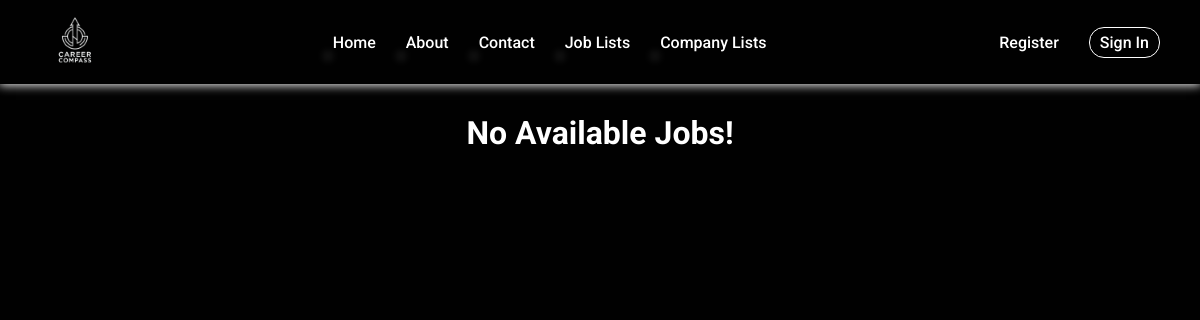
The app's page /jobs/, older data.
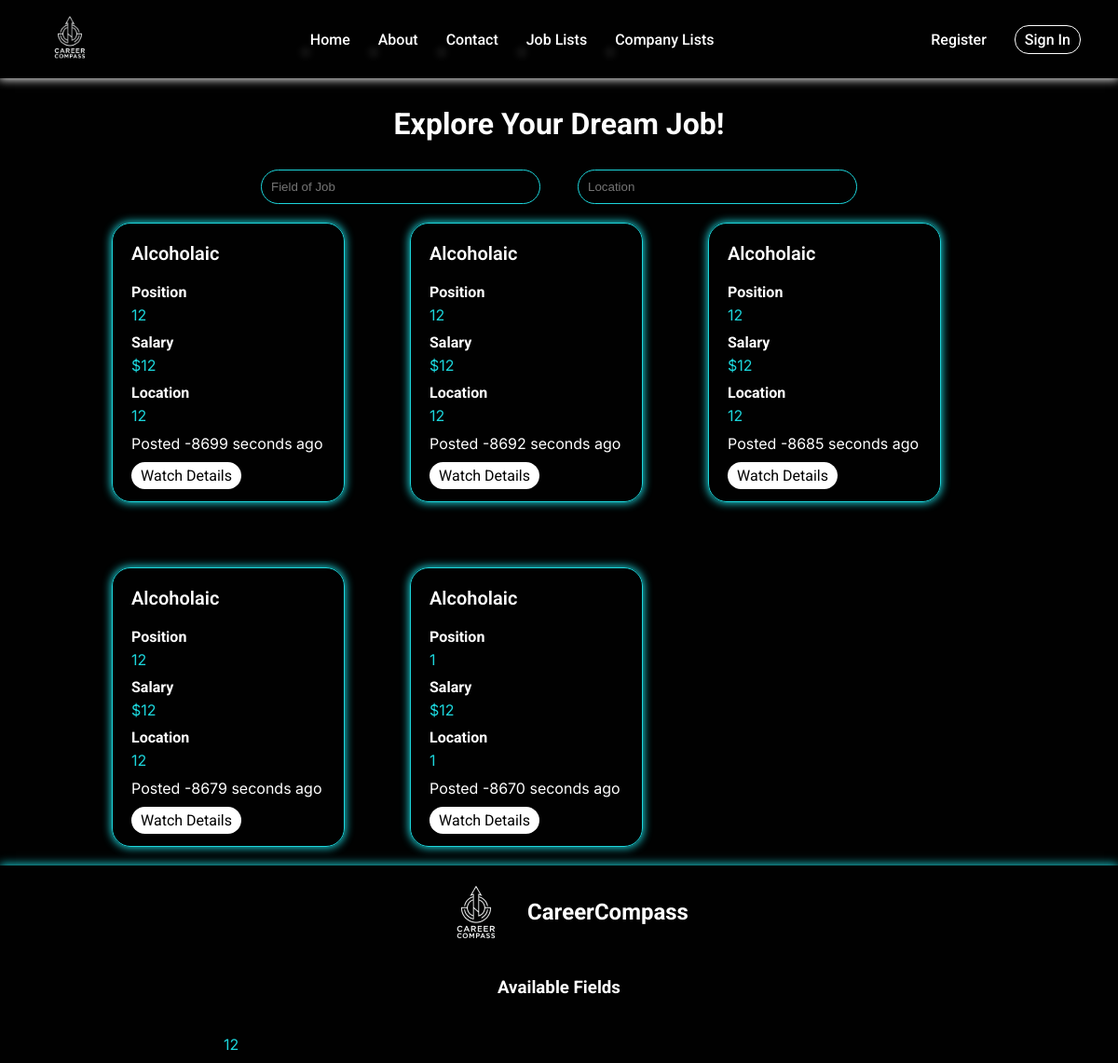
The same page, newer data.
### jobs/models.py (models this page shows)
class Job(models.Model):
    owner = models.ForeignKey(Company, on_delete=models.CASCADE, related_name="jobs")
    position = models.CharField(max_length=64)
    salary = models.IntegerField()
    location = models.TextField()
    workingTime = models.IntegerField()
    field = models.CharField(max_length=64)
    description = models.TextField()
    requirement = models.TextField()
    benefit = models.TextField()
    type = models.CharField(max_length=5, default="open")
    year = models.IntegerField()
    month = models.IntegerField()
    day = models.IntegerField()
    hour = models.IntegerField()
    minute = models.IntegerField()
    second = models.IntegerField()

### registration/models.py (models this page shows)
class Company(models.Model):
    user = models.OneToOneField(User, on_delete=models.CASCADE, related_name="company")
    image = models.ImageField(upload_to='images/')
    location = models.TextField()
    description = models.TextField()

class User(AbstractUser):
    email = models.EmailField(unique=True)

### jobs/views.py (the view)
# urls.py: path('', include("jobs.urls")),
def jobs(request):
    if hasattr(request.user, "company"):
        type = "company"
    elif hasattr(request.user, "employee"):
        type = "employee"
    else:
        type = "guest"
    availableJobs = Job.objects.filter(type="open").order_by("-year", "-month", "-day", "-hour", "-minute", "-second")
    today = datetime.now()
    for availableJob in availableJobs:
        postDate = datetime(year=availableJob.year, month=availableJob.month, day=availableJob.day, hour=availableJob.hour, minute=availableJob.minute, second=availableJob.second)
        totalDifference = (today - postDate).total_seconds()
        availableJob.postDate = getPostTime(totalDifference)
    fields = Job.objects.filter(type="open").values("field").distinct()
    return render(request, "jobs.html", {
        "type" : type,
        "jobs" : availableJobs,
        "fields" : fields
    })

### jobs/helpers.py (called while the page is built)
def getPostTime(seconds):
    if seconds > 86400:
        seconds = round(seconds // 86400)
        text = f"{seconds} days"
    elif seconds > 3600:
        print(True)
        seconds = round(seconds // 3600)
        text = f"{seconds} hours"
    elif seconds > 60:
        seconds = round(seconds // 60)
        text = f"{seconds} minutes"
    else:
        seconds = round(seconds)
        text = f"{seconds} seconds"
    return text

### templates/jobs.html (shortened to what this page needs)
{% extends "layout.html" %}
{% load static %}
{% block css %}
    <link rel="stylesheet" href="{% static 'css/jobs.css' %}">
{% endblock %}
{% block main %}
    {% if jobs %}
        <h1>Explore Your Dream Job!</h1>
        <div class="filter">
            <input type="text" name="type" id="type" placeholder="Field of Job" autocomplete="off" autofocus>
            <input type="text" name="location" id="location" placeholder="Location" autocomplete="off">
        </div>
        <div class="job-lists">
            {% for job in jobs %}
                <div class="job">
                    <h3>{{job.owner.user.username}}</h3>
                    <div class="info">
                        <h4>Position</h4>
                        <span class="position">{{job.position}}</span>
                    </div>
                    <div class="info">
                        <h4>Salary</h4>
                        <span>${{job.salary}}</span>
                    </div>
                    <div class="info">
                        <h4>Location</h4>
                        <span class="location">{{job.location}}</span>
                    </div>
                    <p>Posted {{job.postDate}} ago</p>
                    <a href="{% url 'jobDetails' job.id %}" class="watchBtn">Watch Details</a>
                </div>
            {% endfor %}
        </div>
        <footer>
            <div class="banner">
                <img src="{% static 'images/logo.png' %}" alt="CareerCompass">
                <h2>CareerCompass</h2>
            </div>
            <h3>Available Fields</h3>
            <ul class="field-lists">
                {% for field in fields %}
                    <li class="fieldlist">{{field.field}}</li>
                {% endfor %}
            </ul>
        </footer>
    {% else %}
        <h1>No Available Jobs!</h1>
    {% endif %}
{% endblock %}

### templates/layout.html (shortened to what this page needs)
{% load static %}
<!DOCTYPE html>
<html lang="en">
<head>
    <link rel="stylesheet" href="{% static 'css/layout.css' %}">
    {% block css %}
    {% endblock %}
</head>
<body>
    <header class="header">
        <nav class="navigation-bar">
            <ul>
                <li>
                    <a href="{% url 'index' %}">
                        <img class="logo" src="{% static 'images/logo.png' %}" alt="CareerCompass">
                    </a>
                </li>
            </ul>
            <ul>
                <li><a href="#">Home</a></li>
                <li><a href="#">About</a></li>
                <li><a href="#">Contact</a></li>
                <li><a href="{% url 'jobs' %}">Job Lists</a></li>
                <li><a href="#">Company Lists</a></li>
            </ul>
            <ul>
                {% if type == "employee" %}
                    <li><a href="{% url 'logout' %}">Logout</a></li>
                    <li><a href="#">
                        <img src="{{user.employee.image.url}}" alt="{{user.username}}" class="profile">
                    </a></li>
                {% else %}
                    <li><a href="{% url 'register_view' %}" class="register">Register</a></li>
                    <li><a href="{% url 'login' %}" class="signin">Sign In</a></li>
                {% endif %}
            </ul>
        </nav>
    </header>
    {% block main %}
    {% endblock %}
</body>
</html>

### static/css/layout.css (style rules this page uses)
* { margin: 0; padding: 0; box-sizing: border-box; }
:root { --backColor : #010101; --textColor : #FFFFFF; --styleColor : #1CD6DC; --headingFont : "Roboto", sans-serif; --textFont : "Inter", sans-serif; --largestSize : 40px; --largeSize : 34px; --mediumSize : 20px; --textSize : 16px; --smallSize : 14px; }
body { background-color: var(--backColor); overflow-x: hidden; }
.header { background-color: var(--backColor); font-family: var(--headingFont); font-weight: 500; font-size: var(--textSize); box-shadow: 0px 0px 10px 1px var(--textColor); position: sticky; top: 0; z-index: 3; }
.navigation-bar, .navigation-bar ul { display: flex; justify-content: space-between; align-items: center; }
.navigation-bar ul { list-style-type: none; }
.navigation-bar ul li { padding: 0px 5px; }
.header .navigation-bar ul li a { text-decoration: none; color: var(--textColor); }
.logo { width: 80px; margin-left: 30px; }
.navigation-bar ul:nth-child(2) li { margin: 0px 10px; position: relative; }
.navigation-bar ul:nth-child(2) li::after { content: ''; position: absolute; width: 0px; height: 2px; background-color: var(--textColor); left: 0; bottom: -5px; transition: all 0.3s linear; box-shadow: 0px 0px 10px 1px var(--textColor); }
.navigation-bar ul:nth-child(3) { margin-right: 30px; }
.navigation-bar ul:nth-child(3) li { margin: 0px 5px; }
.navigation-bar ul:nth-child(3) li a { padding: 5px 10px; display: block; transition: all 0.3s linear; }
.signin { border: 1px solid var(--textColor); border-radius: 15px; transition: all 0.15s linear; }
.header .navigation-bar ul li a.register { transition: all 0.15s linear; }

### static/css/jobs.css (style rules this page uses)
* { margin: 0; padding: 0; box-sizing: border-box; }
:root { --backColor : #010101; --textColor : #FFFFFF; --styleColor : #1CD6DC; --headingFont : "Roboto", sans-serif; --textFont : "Inter", sans-serif; --largestSize : 40px; --largeSize : 34px; --mediumSize : 20px; --textSize : 16px; --smallSize : 14px; }
h1 { text-align: center; color: var(--textColor); font-family: var(--headingFont); margin: 30px 0px; }
div.filter { display: flex; justify-content: center; align-items: center; margin-bottom: 20px; gap: 40px; }
div.filter input { border-radius: 20px; padding: 10px; width: 300px; border: 1px solid var(--styleColor); outline: none; background-color: transparent; color: var(--textColor); }
div.job-lists { display: flex; align-items: center; flex-wrap: wrap; gap: 70px; width: 80%; margin: 20px auto; }
div.job-lists .job { flex-shrink: 0; flex-grow: 0; width: 250px; height: 300px; border: 1px solid var(--styleColor); box-shadow: 0px 0px 10px 1px var(--styleColor); border-radius: 20px; opacity: 0; transition: all 1.5s linear; }
div.job-lists .job h3 { color: var(--textColor); font-family: var(--headingFont); font-weight: 600; font-size: var(--mediumSize); margin: 20px; }
div.job-lists .job .info { margin: 10px 20px; text-align: left; color: var(--textColor); }
div.job-lists .job .info h4 { font-family: var(--headingFont); margin: 5px 0px; }
div.job-lists .job .info span { color: var(--styleColor); font-family: var(--textFont); }
div.job-lists .job p { color: var(--textColor); font-family: var(--textFont); margin: 0px 20px; margin-top: 10px; margin-bottom: 15px; }
.watchBtn { margin-top: 15px; background-color: var(--textColor); color: var(--backColor); border-radius: 15px; padding: 5px 10px; margin: 0px 20px; text-align: center; text-decoration: none; font-family: var(--headingFont); }
footer { background-color: var(--backColor); box-shadow: 0px -1px 10px 0px var(--styleColor); margin-bottom: 0px; }
footer .banner { display: flex; justify-content: center; align-items: center; gap: 5px; margin: 20px 0px; }
footer .banner h2 { color: var(--textColor); font-family: var(--headingFont); }
footer h3 { font-family: var(--headingFont); color: var(--textColor); text-align: center; }
.field-lists { width: 60%; display: flex; align-items: center; flex-wrap: wrap; gap: 20px; margin: 0px auto; margin-top: 30px; }
.field-lists li { padding: 10px 0px; }
.field-lists li { text-decoration: none; color: var(--styleColor); font-family: var(--textFont); transition: all 0.5s linear; list-style: none; cursor: pointer; }
div.job-lists .show { opacity: 1; }

Row changes from the older to the newer data that the page shows:
added Job: owner.user.username "Alcoholaic", position "12", salary "12", location "12", postDate "-8699 seconds"
added Job: owner.user.username "Alcoholaic", position "12", salary "12", location "12", postDate "-8692 seconds"
added Job: owner.user.username "Alcoholaic", position "12", salary "12", location "12", postDate "-8685 seconds"
added Job: owner.user.username "Alcoholaic", position "12", salary "12", location "12", postDate "-8679 seconds"
added Job: owner.user.username "Alcoholaic", position "1", salary "12", location "1", postDate "-8670 seconds"
Text that changed along with them:
text no longer shown: "No Available Jobs!"
text now shown: "Explore Your Dream Job! CareerCompass Available Fields"
new list line: "12"
